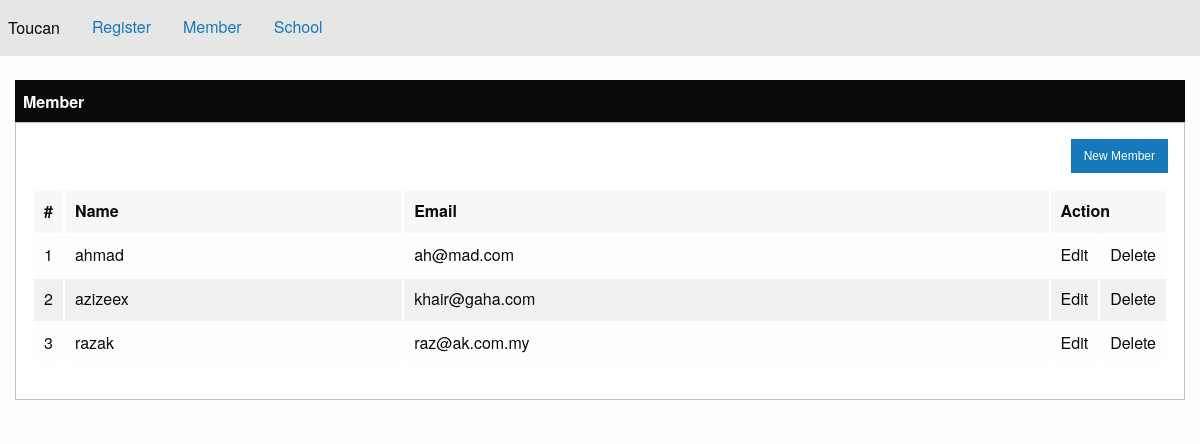
Screenshot of /index.php/member with the database file from the repository.
### tables this page shows
CREATE TABLE `member` (
  `member_id` int(5) NOT NULL,
  `member_name` varchar(100) NOT NULL,
  `member_email` varchar(150) NOT NULL
);

### application/controllers/Member.php (called while the page is built, shortened)
<?php
class Member extends CI_Controller {
	public function __construct(){
		$this->load->model("member_model");
		$this->load->model("school_model");
		$this->load->helper("url");
	}
	public function index(){
		$data["member_list"] = $this->member_model->maklumat_member();
		$this->load->view("header");
		$this->load->view("member_main", $data);
		$this->load->view("footer");
	}
}

### index.php (called while the page is built, shortened)
<?php
require_once BASEPATH.'core/CodeIgniter.php';

### application/models/Member_model.php (called while the page is built, shortened)
<?php
class Member_model extends CI_Model {
	public function maklumat_member(){
		$this->db->group_by("member_name");
		$query = $this->db->get("member");
		return $query->result();
	}
}

### application/views/member_main.php (the view)
<br>
<div class="row">
	<div class="large-12 small-12 columns">
		<div class="title-bar">
			<div class="title-bar-left">
				<div class="title-bar-title">Member</div>
			</div>
		</div>
		<div class="callout">
			<div class="row">
				<div class="large-12 small-12 columns">
					<div class="float-right">
						<button class="button small" onclick="location.href='<?php echo base_url();?>member/new_member'">New Member</button>
					</div>
				</div>
			</div>
			<div class="row">
				<div class="large-12 columns">
					<table width="100%">
						<thead>
							<tr>
								<td width="3">#</td>
								<td>Name</td>
								<td>Email</td>
								<td colspan="2">Action</td>
							</tr>
						</thead>
						<tbody>
							<?php $bil=0; $this->load->helper("general"); foreach($member_list as $reg): $bil++; ?>
								<tr>
									<td><?php echo $bil;?></td>
									<td><?php echo $reg->member_name;?></td>
									<td><?php echo $reg->member_email;?></td>
									<td width="10">Edit</td>
									<td width="10">Delete</td>
								</tr>
							<?php endforeach;?>
						</tbody>
					</table>
				</div>
			</div>
		</div>
	</div>
</div>

### rows the page displays
member: member_name "ahmad", member_email "ah@mad.com"
member: member_name "azizeex", member_email "khair@gaha.com"
member: member_name "razak", member_email "raz@ak.com.my"
